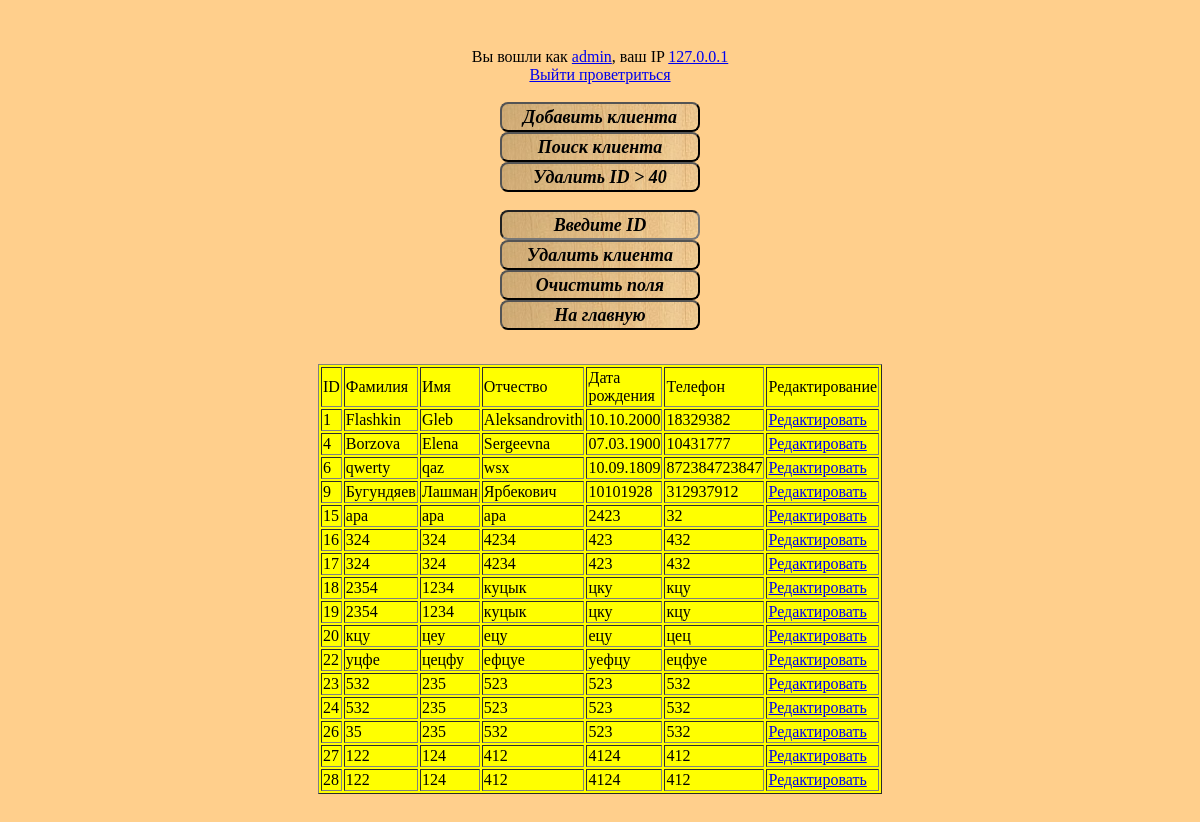
/getklientlist.php (signed in), run on the app's committed database.
### tables this page shows
CREATE TABLE `klient` (
  `family` varchar(30) NOT NULL,
  `name` varchar(30) NOT NULL,
  `ot4estvo` varchar(30) NOT NULL,
  `telefon` varchar(12) NOT NULL,
  `birthdate` varchar(30) NOT NULL,
  `ID_klient` int(10) NOT NULL
);

### getklientlist.php (the view, shortened to what this page needs)
<html>
<link rel="stylesheet" type="text/css" href="style.css">
<body>
<?php
require_once "config.php";
?>
<div align="center">
 <form>
	<input class="button" type="button" onclick="document.location='addorder.php'" value="Добавить клиента"><br>
	<input class="button" type="button" onclick="document.location='search.php'" value="Поиск клиента"><br>
 	<input class="button" type="submit" name="clear_bd" value="Удалить ID > 40"><br><br>
	<input class="button" type="text" value="Введите ID" name="nomerID" onfocus="value=''"><br>
	<input class="button" type="submit"  value="Удалить клиента" > <br>
	<input class="button" type="reset"  value="Очистить поля" ><br>
	<input class="button" type="button" value="На главную" onclick= "document.location='index.php'"><br><br>
 </form>
</div>
</body>
</html>
<?php
echo "<div align='center'>";
$s = queryMysql("SELECT * FROM klient ORDER by ID_klient") or die($connect_mysql_base->connect_error);
echo "<table border='1' width='40%' bgcolor='yellow'>";
echo "<tr><td>ID</td><td>Фамилия</td><td>Имя</td><td>Отчество</td><td>Дата рождения</td><td>Телефон</td> <td>Редактирование</td>";
echo "</tr>";
for ($c=0; $c<$s->num_rows; $c++){
	echo "<tr>";
	$f = $s->fetch_array();
	echo "<td>$f[ID_klient]</td> <td>$f[family]</td> <td>$f[name]</td> <td>$f[ot4estvo]</td> <td>$f[birthdate]</td> <td>$f[telefon]</td>";
	?>
	<td><a href="update.php?ID_klient=<?php echo $f['ID_klient']; ?>">Редактировать</a></td>
	<?php
	echo "</tr>";
}
echo "</table>";
echo "<br>";
echo "<br>";
?>

### style.css (style rules this page uses)
.button { color:black; width:200px; height: 30px; background-image: url('img/home2.jpg'); font-family:'Times New Roman', Times, serif; font-weight:bold; font-size:18px; font-style:italic; text-align:center; border-radius: 8px 8px 8px 8px; }
body { position:relative; top: 40px; background:#FFCF8C; color:#000000; text-align:center; #border-radius: 98px 98px 98px 98px; }

### data on the page
klient: ID_klient "1", family "Flashkin", name "Gleb", ot4estvo "Aleksandrovith", birthdate "10.10.2000", telefon "18329382"
klient: ID_klient "4", family "Borzova", name "Elena", ot4estvo "Sergeevna", birthdate "07.03.1900", telefon "10431777"
klient: ID_klient "6", family "qwerty", name "qaz", ot4estvo "wsx", birthdate "10.09.1809", telefon "872384723847"
klient: ID_klient "9", family "Бугундяев", name "Лашман", ot4estvo "Ярбекович", birthdate "10101928", telefon "312937912"
klient: ID_klient "15", family "ара", name "ара", ot4estvo "ара", birthdate "2423", telefon "32"
klient: ID_klient "16", family "324", name "324", ot4estvo "4234", birthdate "423", telefon "432"
klient: ID_klient "17", family "324", name "324", ot4estvo "4234", birthdate "423", telefon "432"
klient: ID_klient "18", family "2354", name "1234", ot4estvo "куцык", birthdate "цку", telefon "кцу"
klient: ID_klient "19", family "2354", name "1234", ot4estvo "куцык", birthdate "цку", telefon "кцу"
klient: ID_klient "20", family "кцу", name "цеу", ot4estvo "ецу", birthdate "ецу", telefon "цец"
klient: ID_klient "22", family "уцфе", name "цецфу", ot4estvo "ефцуе", birthdate "уефцу", telefon "ецфуе"
klient: ID_klient "23", family "532", name "235", ot4estvo "523", birthdate "523", telefon "532"
klient: ID_klient "24", family "532", name "235", ot4estvo "523", birthdate "523", telefon "532"
klient: ID_klient "26", family "35", name "235", ot4estvo "532", birthdate "523", telefon "532"
klient: ID_klient "27", family "122", name "124", ot4estvo "412", birthdate "4124", telefon "412"
klient: ID_klient "28", family "122", name "124", ot4estvo "412", birthdate "4124", telefon "412"

### other printed values
$current_user "admin"
$client_ip "127.0.0.1"
$otvet "Выйти проветриться"
